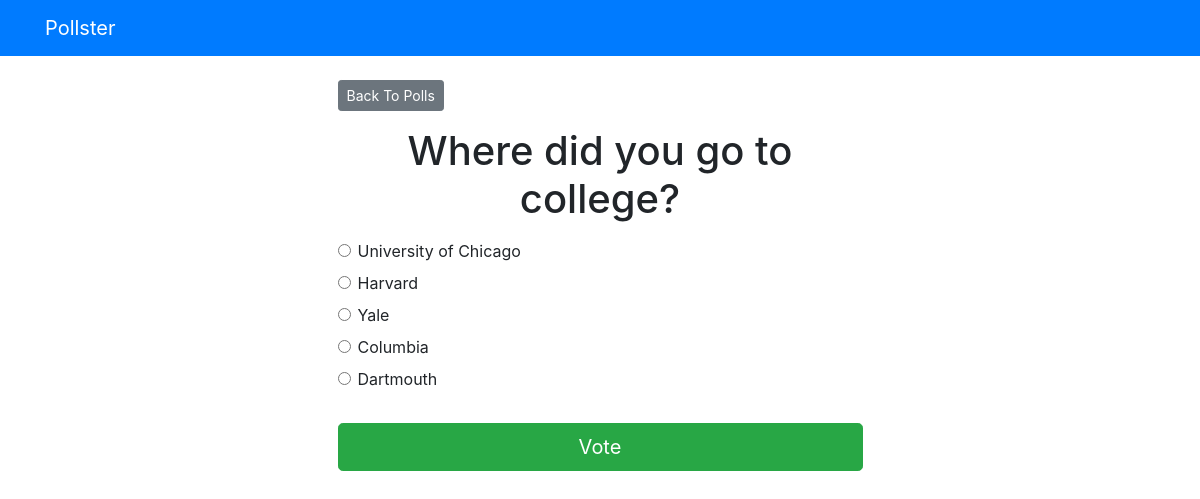
The app's page /polls/2/ with its own data.
### polls/models.py (models this page shows, shortened)
class Question(models.Model):
    question_text = models.CharField(max_length=200)
    pub_date = models.DateTimeField('Date Published')

class Choice(models.Model):
    question = models.ForeignKey(Question, on_delete=models.CASCADE)
    choice_text = models.CharField(max_length=200)
    votes = models.IntegerField(default=0)

### polls/views.py (the view)
# urls.py: path('<int:question_id>/', views.detail, name='detail'),
def detail(request, question_id):
    try:
        question = Question.objects.get(pk=question_id)
    except Question.DoesNotExist:
        raise Http404('Question does not exist')
    return render(request, 'polls/detail.html', {'question':question})

### templates/polls/detail.html (shortened to what this page needs)
{% extends 'base.html' %}
{% block content %}
<a class='btn btn-secondary btn-sm mb-3' href="{% url 'polls:index' %}">
  Back To Polls
</a>
<h1 class='text-center mb-3'> {{ question.question_text }} </h1>
<form action="{% url 'polls:vote' question.id %}" method='post'>
  {% for choice in question.choice_set.all %}
    <div class='form-check'>
      <input
        type='radio'
        name='choice'
        class='form-check-input'
        id='choice{{ forloop.counter }}'
        value='{{ choice.id }}'
      />
      <label for='choice{{ forloop.counter }}'> {{choice.choice_text }} </label>
    </div>
  {% endfor %}
  <input type='submit' value='Vote' class='btn btn-success btn-lg btn-block mt-4' />
</form>
{% endblock %}

### records on screen
Question: question_text "Where did you go to college?"
Choice: choice_text "University of Chicago"
Choice: choice_text "Harvard"
Choice: choice_text "Yale"
Choice: choice_text "Columbia"
Choice: choice_text "Dartmouth"
